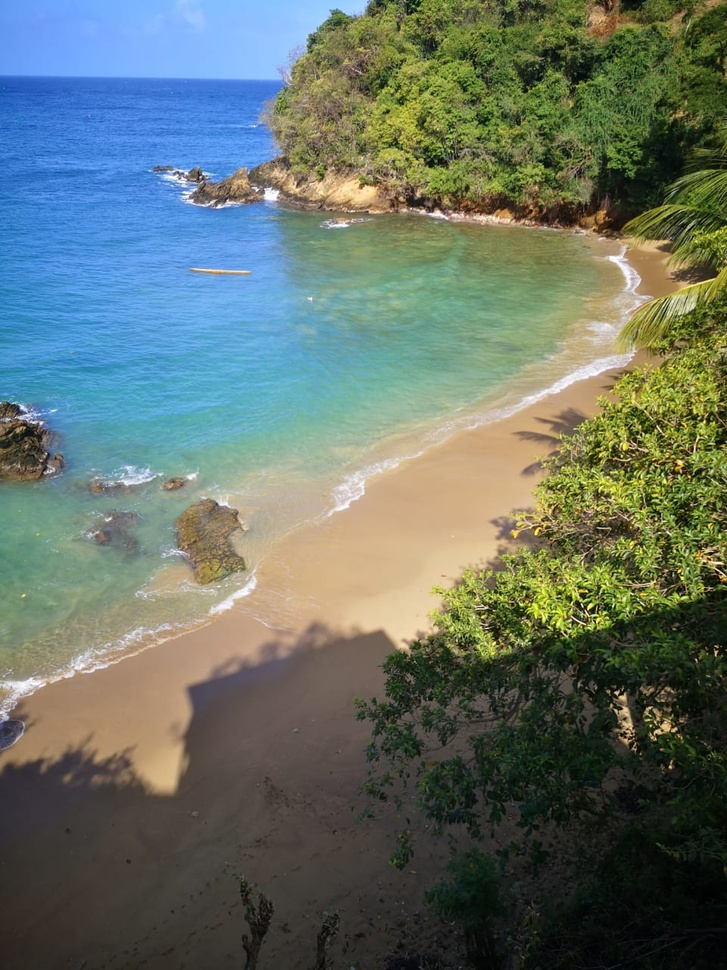
#> input picture data/images/castara.jpeg, 727 x 970 px, shrunk from 960 x 1280 before the run, found by its file name
$ jupyter execute '3. Color Spaces.ipynb'
#> lines starting #> are read from the running program, lines starting #| are printed output that depends on the picture
# **Color Spaces**

In this lesson we'll learn to:
1. View the individual channels of an RGB Image
2. Manipulate a color space
3. Introduce HSV Color Spaces

[cell 1]
# Making root folder as working directory
import os
from pathlib import Path
os.chdir("D:\\Learning\\udemy_computer_vision_course")

# checking current workig dirtectory path
print(os.getcwd())

ROOT = Path(".")

IMAGES = ROOT.joinpath("data", "images")

[cell 2]
# Our Setup, Import Libaries, Create our Imshow Function and Download our Images
import cv2
import numpy as np
from matplotlib import pyplot as plt

# Define our imshow function
def imshow(title = "Image", image = None, size = 5):
    w, h = image.shape[0], image.shape[1]
    aspect_ratio = w/h
    plt.figure(figsize=(size * aspect_ratio,size))
    plt.imshow(cv2.cvtColor(image, cv2.COLOR_BGR2RGB))
    plt.title(title)
    plt.show()

# Download and unzip our images
# !wget https://moderncomputervision.s3.eu-west-2.amazonaws.com/images.zip
# !unzip -qq images.zip

[cell 3]
# Load our input image
image_path = str(IMAGES.joinpath("castara.jpeg"))
image = cv2.imread(image_path)
#> image is the input picture: shape (970, 727, 3); mean B, G, R 103, 113.5, 101.1

# Use cv2.split to get each color space separately
B, G, R = cv2.split(image)
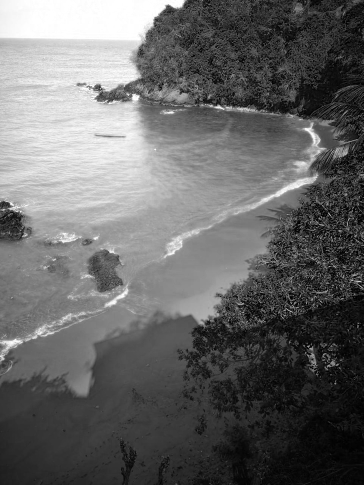
#> B: shape (970, 727) (shown at 1/2 size); min 0, max 255, mean 103
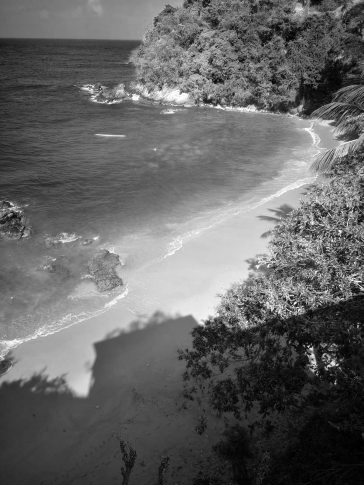
#> R: shape (970, 727) (shown at 1/2 size); min 0, max 255, mean 101.1
print(B.shape)
#| (970, 727)
print(G.shape)
#| (970, 727)
print(R.shape)
#| (970, 727)

[cell 4]
# Each color space on it's on will look like a grayscale as it lacks the other color channels
imshow("Blue Channel Only", B)

[cell 5]
import numpy as np

# Let's create a matrix of zeros
# with dimensions of the image h x w
zeros = np.zeros(image.shape[:2], dtype = "uint8")

imshow("Red", cv2.merge([zeros, zeros, R]))
imshow("Green", cv2.merge([zeros, G, zeros]))
imshow("Blue", cv2.merge([B, zeros, zeros]))

[cell 6]
image = cv2.imread(image_path)

# OpenCV's 'split' function splites the image into each color index
B, G, R = cv2.split(image)

# Let's re-make the original image,
merged = cv2.merge([B, G, R])
imshow("Merged", merged)

[cell 7]
# Let's amplify the blue color
merged = cv2.merge([B+100, G, R])
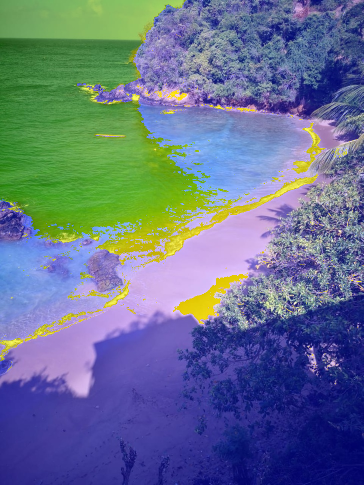
#> merged: shape (970, 727, 3) (shown at 1/2 size); mean B, G, R 141.6, 113.5, 101.1
imshow("Blue Boost", merged)

## **The HSV Color Space**

- Hue: 0 - 179
- Saturation: 0 - 255
- Value (Intensity): 0 - 255

[cell 8]
# Reload our image
image = cv2.imread(image_path)

# Convert to HSV
hsv_image = cv2.cvtColor(image, cv2.COLOR_BGR2HSV)
#> hsv_image: shape (970, 727, 3); mean H, S, V 50.4, 99.3, 131.3
imshow('HSV', hsv_image)
#> in imshow (call 7), `plt.show()`:
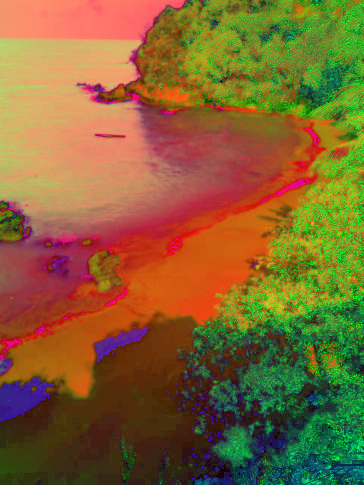
#> shown: shape (970, 727, 3) (shown at 1/2 size); mean R, G, B 131.3, 99.3, 50.4

#### This looks odd....why?

Because our plotting function was designed for RGB only images, not HSV

[cell 9]
plt.imshow(cv2.cvtColor(hsv_image, cv2.COLOR_HSV2RGB))
plt.show()

### **Let's view each channel type in the HSV Color Space representation**

[cell 10]
# Switching back to viewing the RGB representation
imshow("Hue", hsv_image[:, :, 0])
imshow("Saturation", hsv_image[:, :, 1])
#> in imshow (call 9), `plt.imshow(cv2.cvtColor(image, cv2.COLOR_BGR2RGB))`:
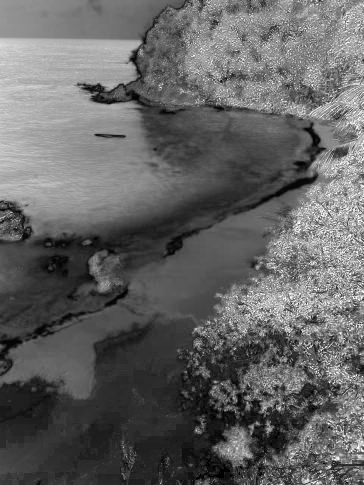
#> image: shape (970, 727) (shown at 1/2 size); min 0, max 255, mean 99.3
imshow("Value", hsv_image[:, :, 2])
#> in imshow (call 10), `plt.imshow(cv2.cvtColor(image, cv2.COLOR_BGR2RGB))`:
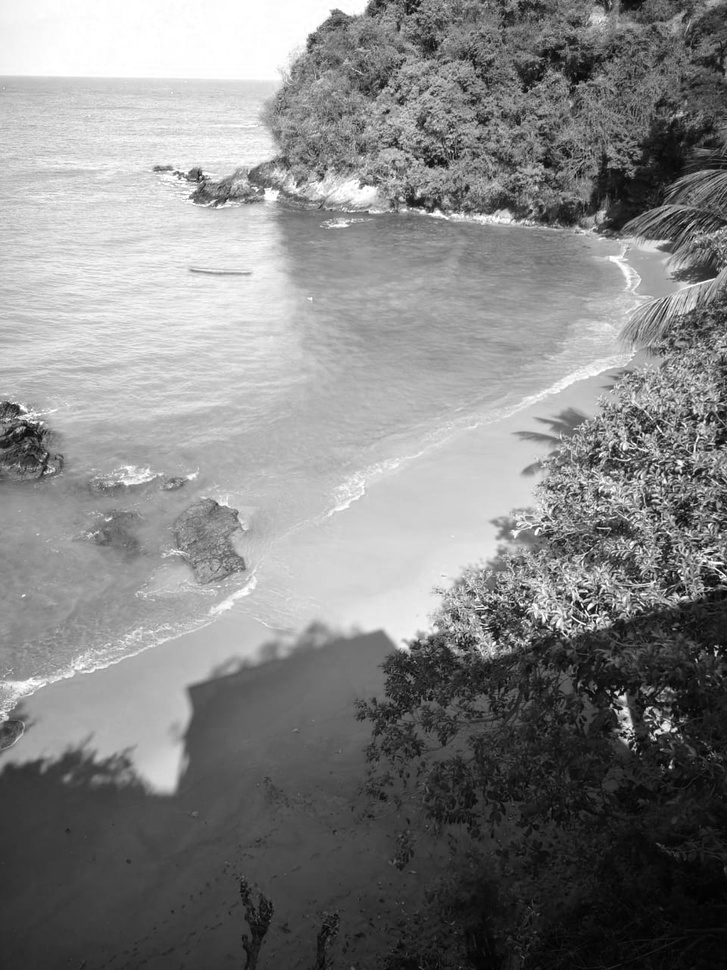
#> image: shape (970, 727); min 0, max 255, mean 131.3

$ run again, with data/images/Volleyball.jpeg copied over data/images/castara.jpeg
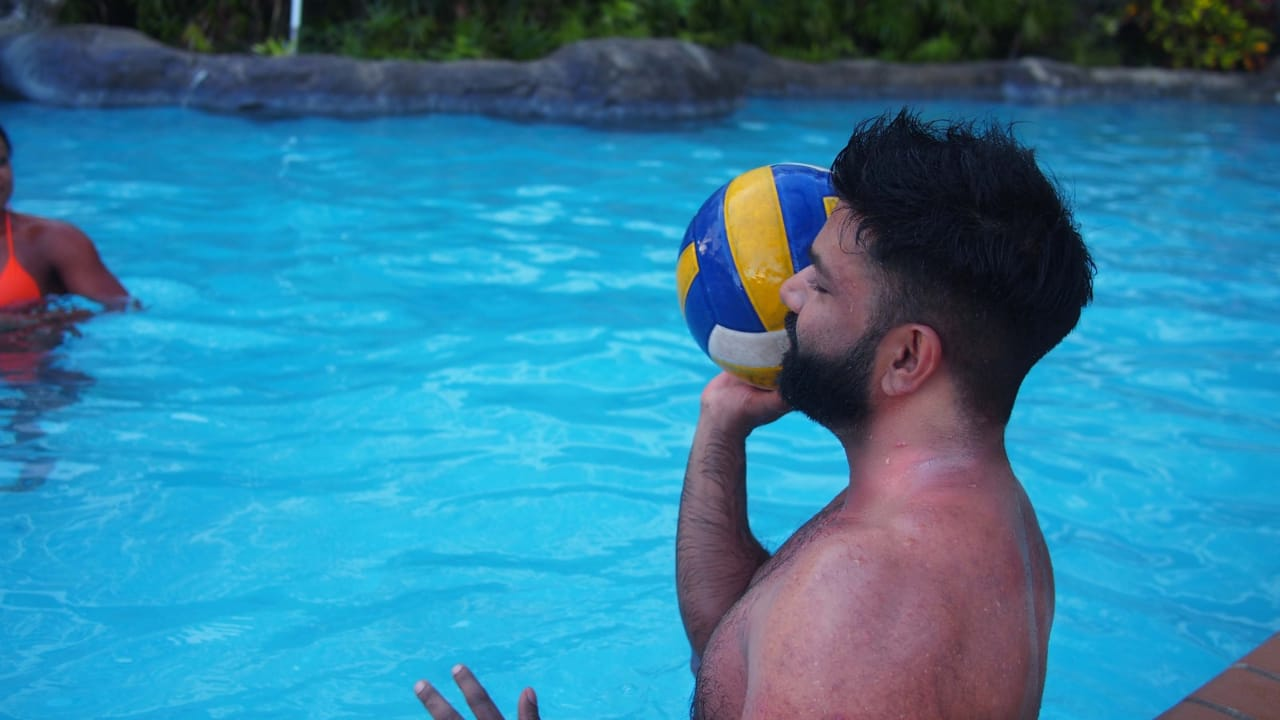
#> input picture data/images/Volleyball.jpeg, 1280 x 720 px, found by its file name
#> image is the input picture: shape (720, 1280, 3); mean B, G, R 159.8, 127.4, 49.9
#| (720, 1280)
#| (720, 1280)
#| (720, 1280)
#> hsv_image: shape (720, 1280, 3); mean H, S, V 106, 169.9, 165.6
#> in imshow (call 7), `plt.show()`:
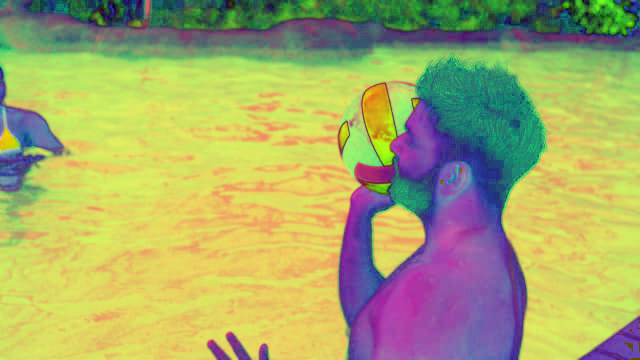
#> shown: shape (720, 1280, 3) (shown at 1/2 size); mean R, G, B 165.6, 169.9, 106
#> image: shape (720, 1280)
#> in imshow (call 10), `plt.imshow(cv2.cvtColor(image, cv2.COLOR_BGR2RGB))`:
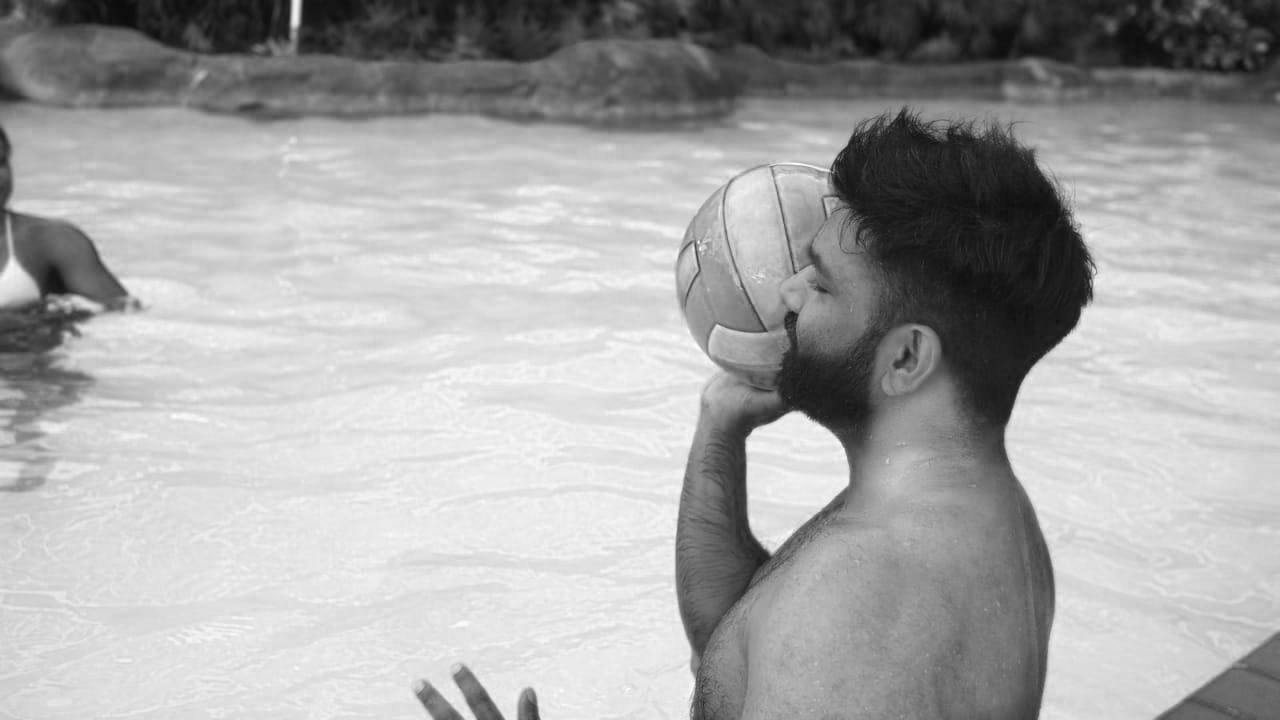
#> image: shape (720, 1280); min 10, max 255, mean 165.6

$ run again, with data/images/blacksandbeach.jpeg copied over data/images/castara.jpeg
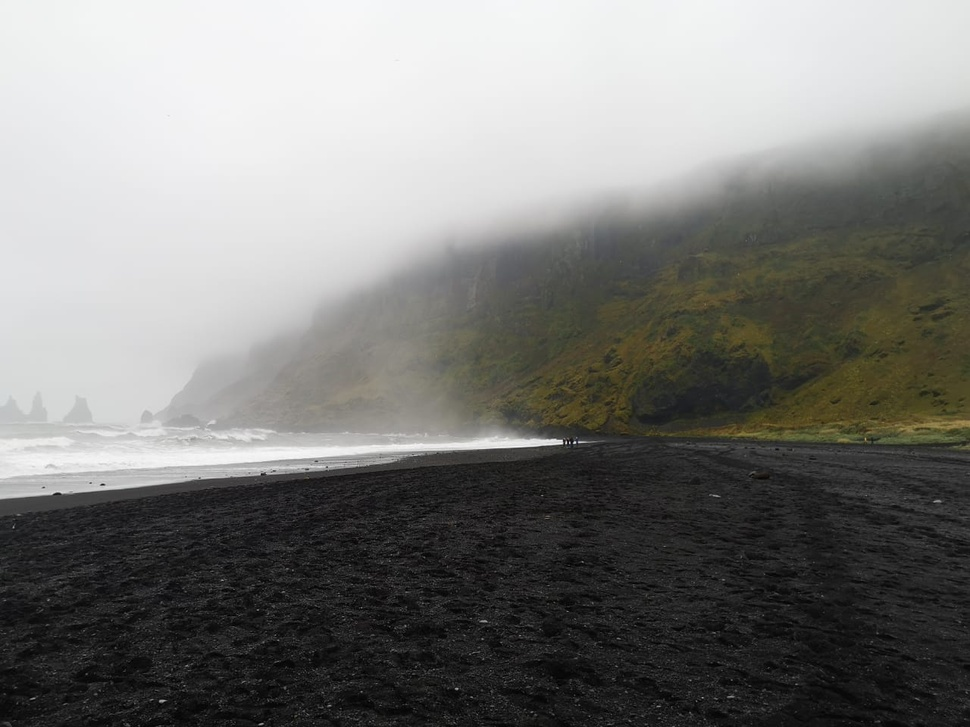
#> input picture data/images/blacksandbeach.jpeg, 970 x 727 px, shrunk from 1280 x 960 before the run, found by its file name
#> image is the input picture: shape (727, 970, 3); mean B, G, R 121.3, 124, 124.1
#| (727, 970)
#| (727, 970)
#| (727, 970)
#> hsv_image: shape (727, 970, 3); mean H, S, V 36, 12.9, 124.8
#> in imshow (call 7), `plt.show()`:
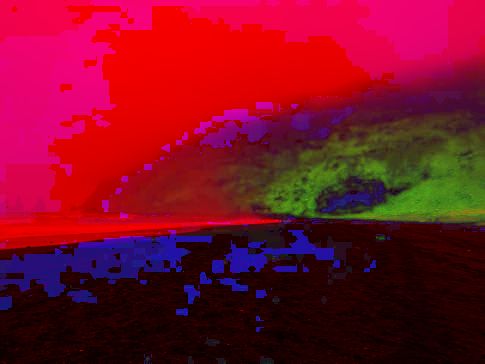
#> shown: shape (727, 970, 3) (shown at 1/2 size); mean R, G, B 124.8, 12.9, 36
#> image: shape (727, 970)
#> in imshow (call 9), `plt.imshow(cv2.cvtColor(image, cv2.COLOR_BGR2RGB))`:
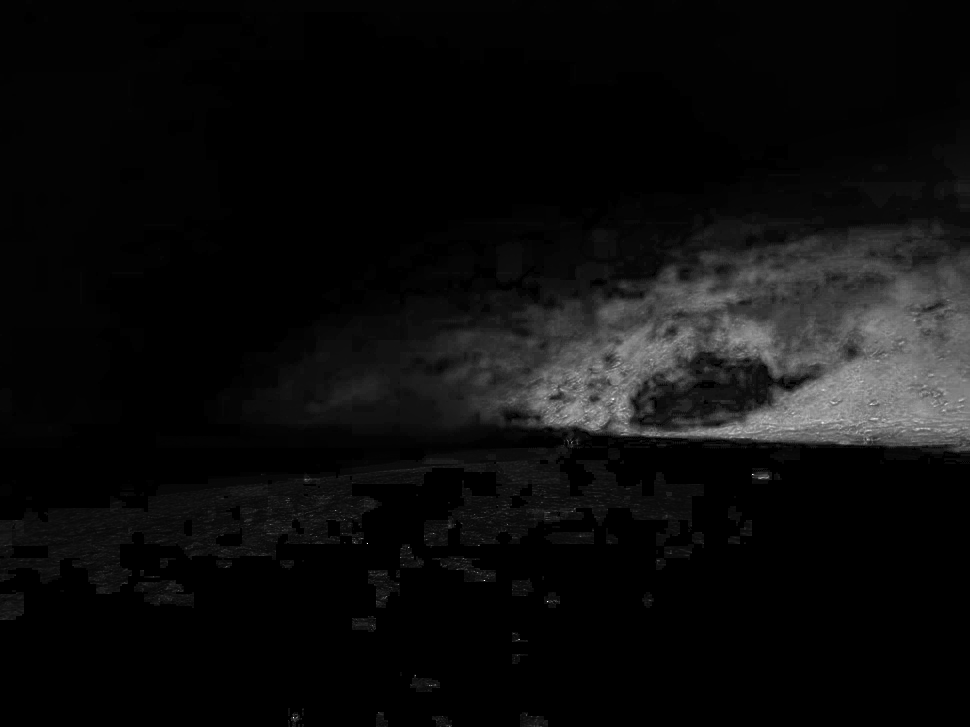
#> image: shape (727, 970); min 0, max 255, mean 12.9
